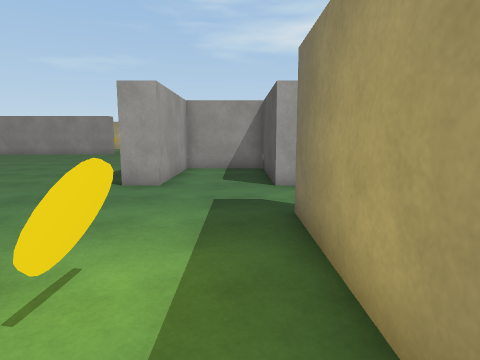
[1] (above)

24 first-person views from a walk through a 3-D level made in the Unity game engine. The camera is 1.3 m above the floor, tilts 8° down and sees 75° across. The floor is counted in squares, 1 m on a side. Each view is taken from the middle of a square. On the plan, view 1 faces up. The plan holds only what a view shows up to about 14 squares ahead; the rest is blank. The place goes on beyond the plan. The player character is not drawn. Surface patterns are stand-ins for the level's own textures.

[2]
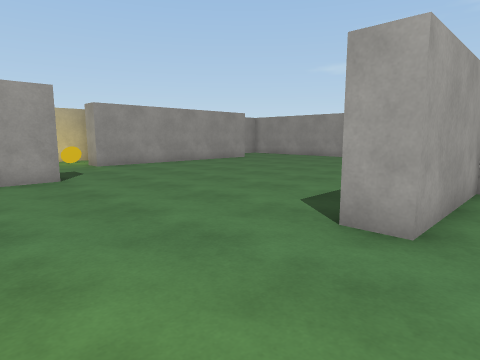

[3]
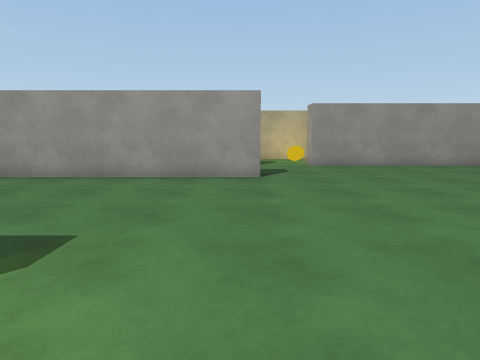

[4]
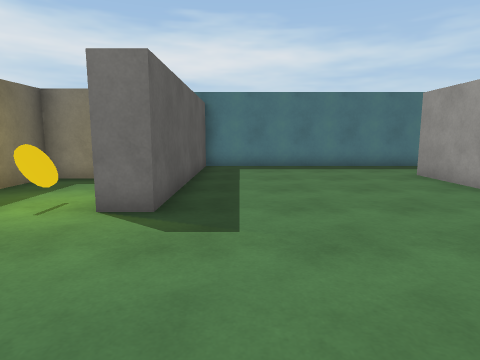

[5]
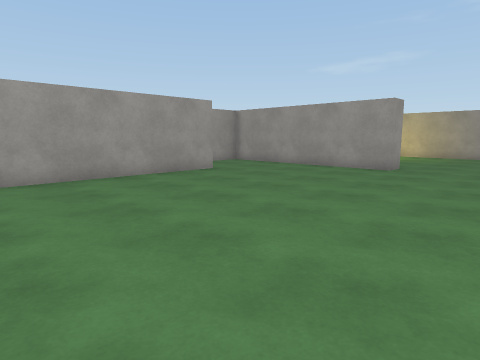

[6]
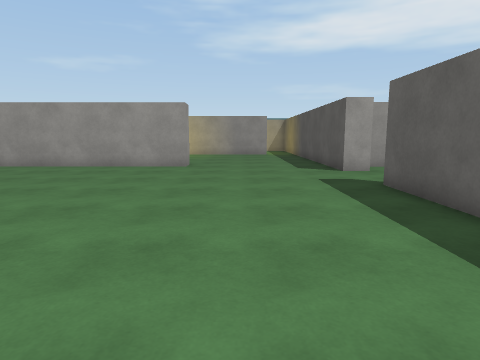

[7]
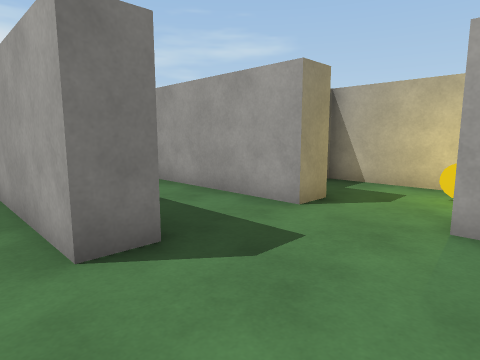

[8]
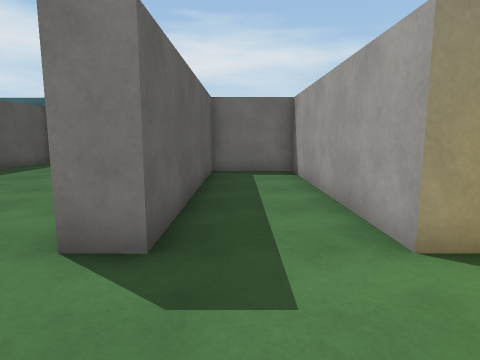

[9]
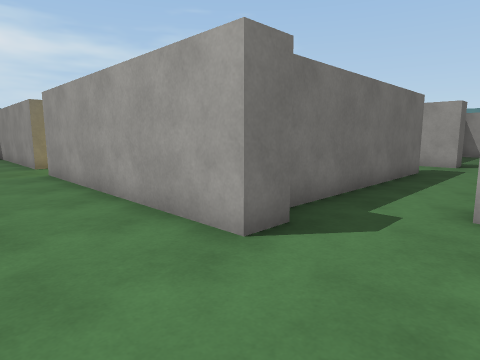

[10]
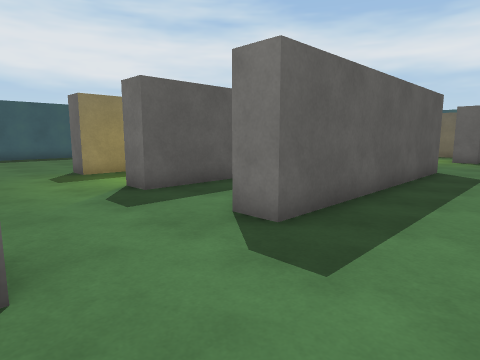

[11]
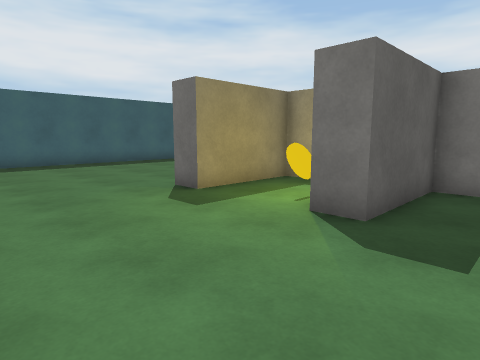

[12]
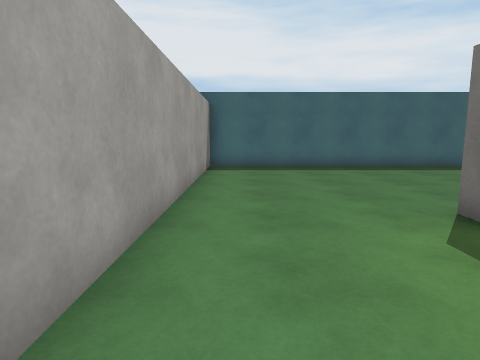

[13]
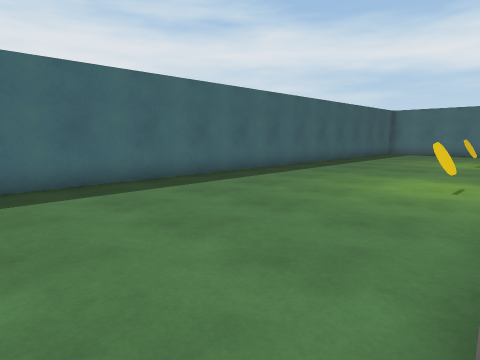

[14]
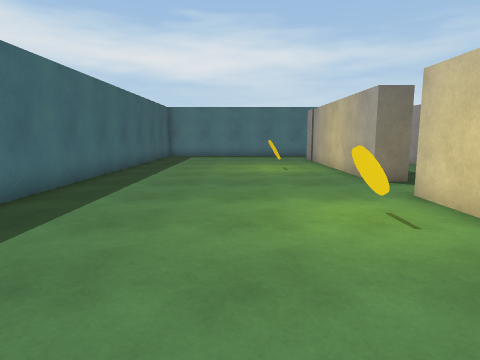

[15]
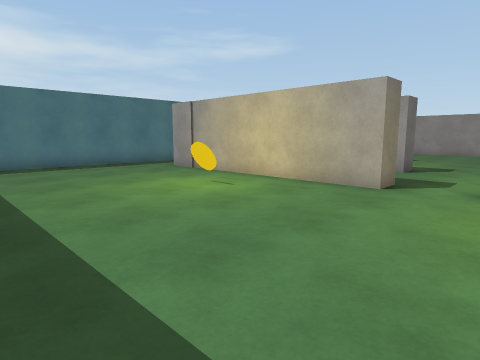

[16]
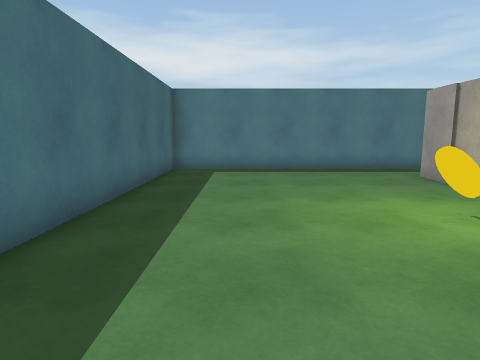

[17]
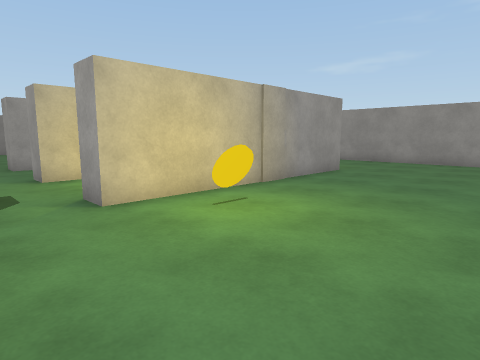

[18]
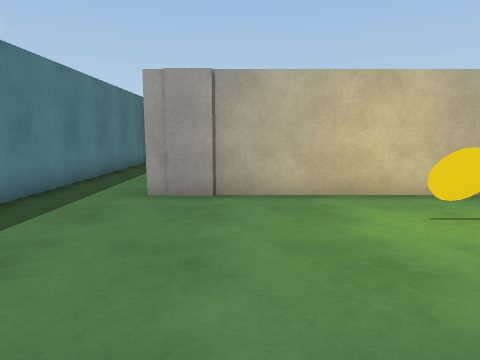

[19]
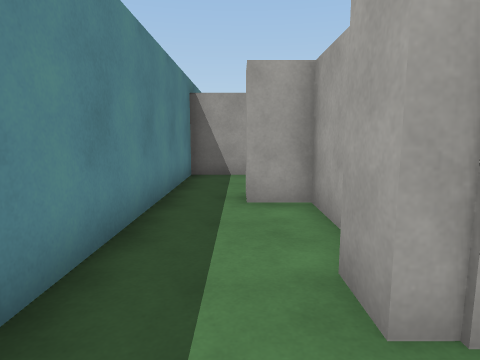

[20]
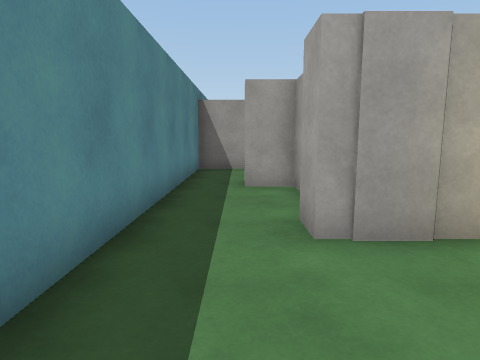

[21]
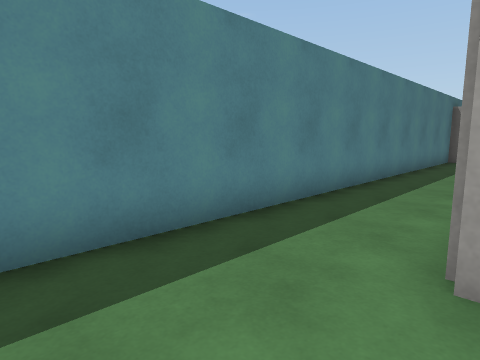

[22]
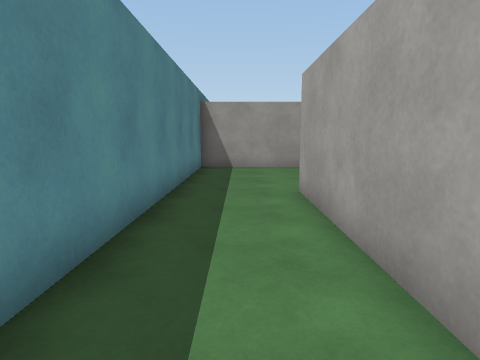

[23]
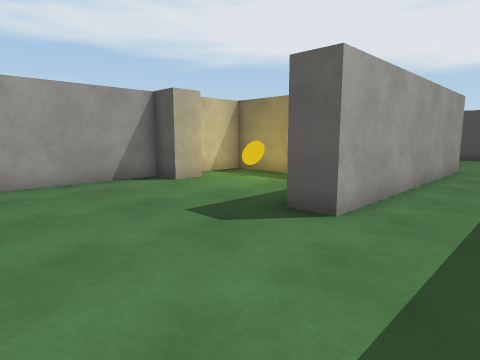

[24]
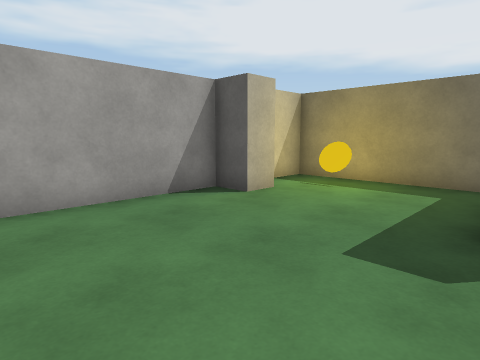

### Floor plan
Points are (right, up) in squares from view 1. A wall is a line through its corners. A room is listed if a view was taken in it or the views show most of it. See-through windows are left out.
Room 1 (views 1, 2, 3, 4, 5, 6, 7, 8, 9, 10, 21, 22, 23, 24)
walls: (-16, 6.6) (-14.8, 6.6) (-14.8, -1.6) (-12, -1.6) (-12, 6.6) (-11, 6.6) (-11, -2.5); (-18.7, 8.5) (-18.7, 5.1); (-18.6, 3) (-19.7, 3) (-19.7, 4.1) (-24.2, 4.1); (-16, -0.9) (-16, 4.1) (-17.9, 4.1); (-11.2, -2.6) (-20.4, -2.6) (-20.4, -1.5); (-15.9, 18.3) (-14.8, 18.3) (-14.8, 9.1) (-15.9, 9.1); (1.9, 8.2) (0.9, 8.2) (0.9, 12.7) (-2.1, 12.7) (-2.1, 8.2) (-3.1, 8.2) (-3.1, 17.3) (-2.1, 17.3); (-0.5, -1.6) (0.9, -1.6) (0.9, 5.3) (2, 5.3); (-2.1, 20.7) (-3.1, 20.7) (-3.1, 23.1); (-9.3, 23.5) (-9.3, 22.3) (-17.2, 22.3); (-24.4, 17.7) (-16.5, 17.7); (-26.2, -1.4) (-26.2, -5.6) (-3.5, -5.6) (-3.5, 2.7) (-2.5, 2.7); (-27.2, 18.2) (-27.2, 16.9)
ways out: opening at (-1, 19) to room 2; opening at (-27.5, 19.5); opening at (-25.5, 17); opening at (-24.3, 2); opening at (1.5, 6.5)
objects: coin (-17, 2); coin (-17, 9); coin (-1, 2)
Room 2 (views 11, 12, 13, 14, 15, 16, 17, 18, 19, 20)
walls: (5.1, 6.1) (6.2, 6.1) (6.2, -3.1) (5.1, -3.1); (4.1, 13.7) (5.2, 13.7) (5.2, 17.3) (6.2, 17.3) (6.2, 8.2) (5.1, 8.2); (0, 13.7) (0.9, 13.7) (0.9, 17.3) (2, 17.3); (3.9, -2.6) (1.9, -2.6) (1.9, -3.9) (1.1, -3.9); (-0.8, 22.3) (-1.5, 22.3); (0.5, -5.6) (14.7, -5.6) (14.7, 22.3) (2.5, 22.3)
ways out: opening at (-1, 19) to room 1; opening at (1.5, -5) to room 3; opening at (5.5, 7.5)
objects: coin (3, 16); coin (8, 10); coin (9, 2)
Room 3 (no view inside)
walls: (-2.5, -3.7) (-2.5, -5.6) (0.5, -5.6)
ways out: opening at (1.5, -5) to room 2

Where each view was taken, in squares from view 1:
view 1: 0 up, 0 right, facing up
view 2: 4 up, 1 left, facing up-left
view 3: 6 up, 1 left, facing left
view 4: 8 up, 5 left, facing down
view 5: 10 up, 5 left, facing up-left
view 6: 9 up, 7 left, facing up
view 7: 10 up, 10 left, facing down-left
view 8: 10 up, 13 left, facing down
view 9: 21 up, 12 left, facing down-left
view 10: 21 up, 6 left, facing down-right
view 11: 22 up, 1 left, facing down-right
view 12: 21 up, 1 right, facing right
view 13: 19 up, 6 right, facing down-right
view 14: 15 up, 10 right, facing down
view 15: 9 up, 14 right, facing down-left
view 16: 7 up, 12 right, facing down
view 17: 6 up, 12 right, facing up-left
view 18: 1 down, 13 right, facing left
view 19: 4 down, 8 right, facing left
view 20: 4 down, 10 right, facing left
view 21: 2 down, 8 left, facing down-left
view 22: 4 down, 13 left, facing left
view 23: 5 down, 25 left, facing up-right
view 24: 2 down, 25 left, facing up-right
